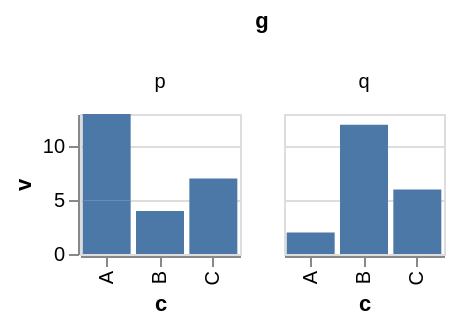

The Vega-Lite source for this figure:
### Vega-Lite specification from a JSON file in a GitHub repository (floating-point values rounded to 4 significant figures)
{"$schema": "https://vega.github.io/schema/vega-lite/v6.json", "description": "vega-lite 6.4.3 substitutes datum.label into labelExpr without parentheses, so the ternary it emits binds last and the labels stay unchanged; pinned as upstream behaviour (the working form is vlx-hdr-label-expr-upper)", "padding": 5, "autosize": "pad", "data": {"name": "table", "values": [{"c": "A", "g": "p", "x": 1, "y": 2, "v": 5, "t": "2024-01-15", "o": {"v": 3}, "IMDB Rating": 6.1, "d": "x1"}, {"c": "B", "g": "q", "x": 2, "y": 4, "v": 9, "t": "2024-02-20", "o": {"v": 7}, "IMDB Rating": 7.4, "d": "x2"}, {"c": "A", "g": "q", "x": 3, "y": 3, "v": 2, "t": "2024-03-05", "o": {"v": 1}, "IMDB Rating": 5.2, "d": "x1"}, {"c": "C", "g": "p", "x": 4, "y": 6, "v": 7, "t": "2024-05-30", "o": {"v": 4}, "IMDB Rating": 8.8, "d": "x3"}, {"c": "B", "g": "p", "x": 5, "y": 5, "v": 4, "t": "2024-07-11", "o": {"v": 9}, "IMDB Rating": 6.9, "d": "x2"}, {"c": "C", "g": "q", "x": 6, "y": 8, "v": 6, "t": "2024-09-02", "o": {"v": 2}, "IMDB Rating": 7.7, "d": "x3"}, {"c": "A", "g": "p", "x": 7, "y": 7, "v": 8, "t": "2024-11-25", "o": {"v": 5}, "IMDB Rating": 4.4, "d": "x1"}, {"c": "B", "g": "q", "x": 8, "y": 9, "v": 3, "t": "2024-12-31", "o": {"v": 8}, "IMDB Rating": 9.1, "d": "x2"}]}, "mark": "bar", "width": 80, "height": 70, "encoding": {"x": {"field": "c", "type": "nominal"}, "y": {"field": "v", "type": "quantitative"}, "column": {"field": "g", "type": "nominal", "header": {"labelExpr": "'<' + datum.label + '>'"}}}}
